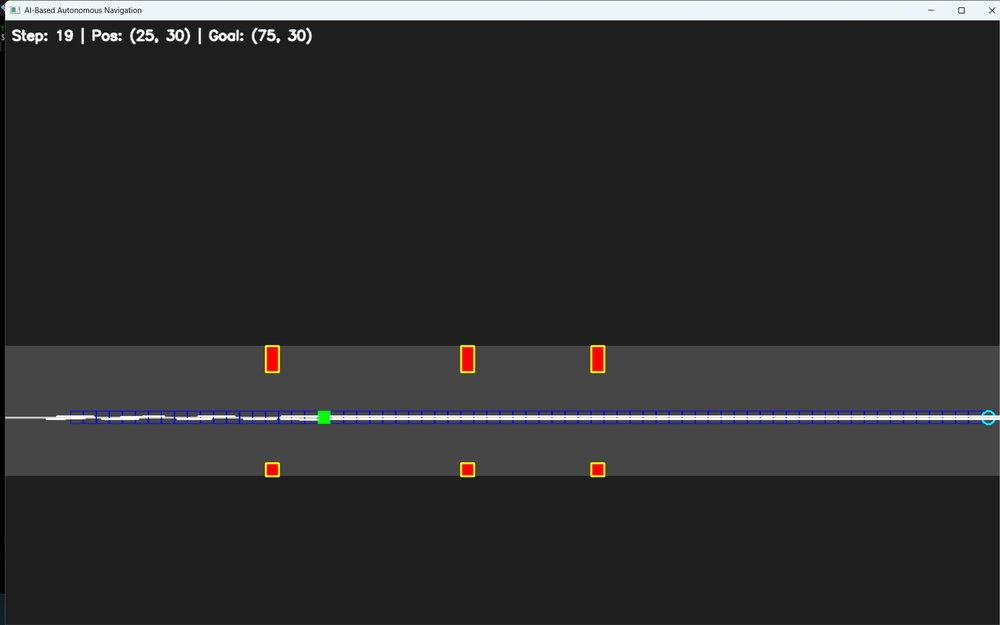
#> input picture assets/images/navigation1.png, 1000 x 625 px, shrunk from 1920 x 1200 before the run
$ python -i vision.py   (imports and definitions only)
#> lines starting #> are read from the running program, lines starting #| are printed output that depends on the picture
#> further down, picture is the input picture: shape (625, 1000, 3); mean B, G, R 47.1, 46.6, 46.7
# src/perception/vision.py

import cv2
import numpy as np

def detect_lane(image):
    """
    Detects lane line in the image using Canny + Hough.
    Returns a list of lines (x1, y1, x2, y2).
    """
    gray = cv2.cvtColor(image, cv2.COLOR_BGR2GRAY)
    blur = cv2.GaussianBlur(gray, (5, 5), 0)
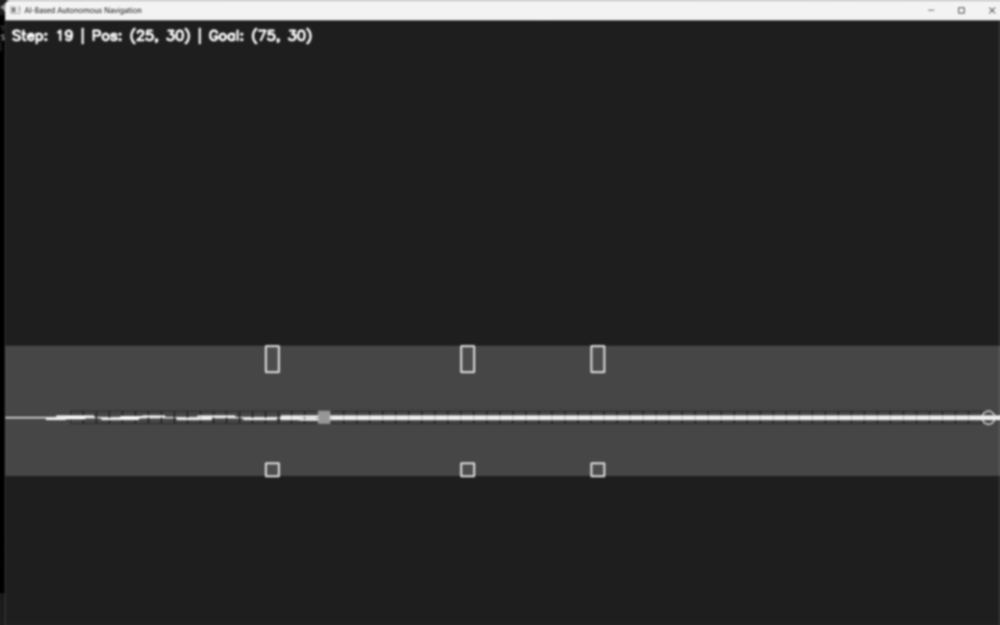
#> blur: shape (625, 1000); min 0, max 243, mean 46.7
    edges = cv2.Canny(blur, 50, 150)
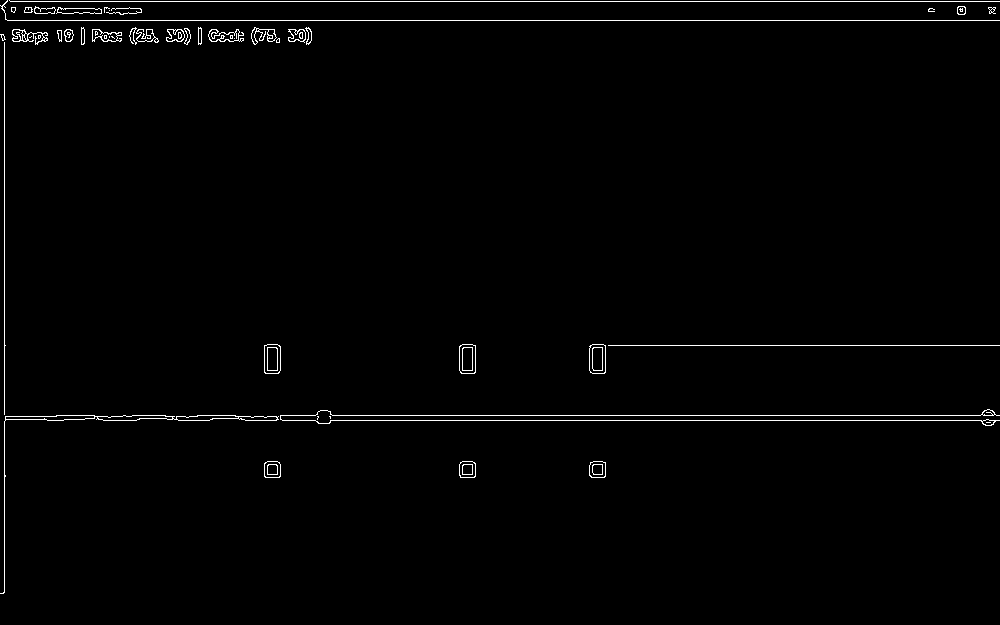
#> edges: shape (625, 1000); 1.2% white in thin lines or dots

    lines = cv2.HoughLinesP(
        edges,
        rho=1,
        theta=np.pi / 180,
        threshold=50,
        minLineLength=50,
        maxLineGap=10
    )
#> lines = 26 rows, first 6: [7, 20, 999, 20], [332, 415, 999, 415], [6, 1, 999, 1], [330, 420, 999, 420], [4, 592, 4, 36], [604, 345, 999, 345]

    detected_lines = []
    if lines is not None:
        for line in lines:
            x1, y1, x2, y2 = line[0]
            detected_lines.append((x1, y1, x2, y2))
#> this loop made 26 passes
#> (x1, y1, x2, y2) on passes 1 to 12: (7, 20, 999, 20), (332, 415, 999, 415), (6, 1, 999, 1), (330, 420, 999, 420), (4, 592, 4, 36), (604, 345, 999, 345), (5, 416, 56, 416), (59, 41, 310, 41), (165, 416, 235, 415), (59, 40, 311, 40), (1, 8, 140, 8), (2, 38, 311, 38)
#> after the loop, detected_lines = 26 items, first 6: (7, 20, 999, 20), (332, 415, 999, 415), (6, 1, 999, 1), (330, 420, 999, 420), (4, 592, 4, 36), (604, 345, 999, 345)
    return detected_lines

# [43 lines left out: functions draw_lane_lines, detect_obstacles, draw_obstacle_boxes, not called in this run]

>>> import cv2
>>> picture = cv2.imread('../../assets/images/navigation1.png')
>>> result = detect_lane(picture)
#> result has the same summary as detected_lines in detect_lane
